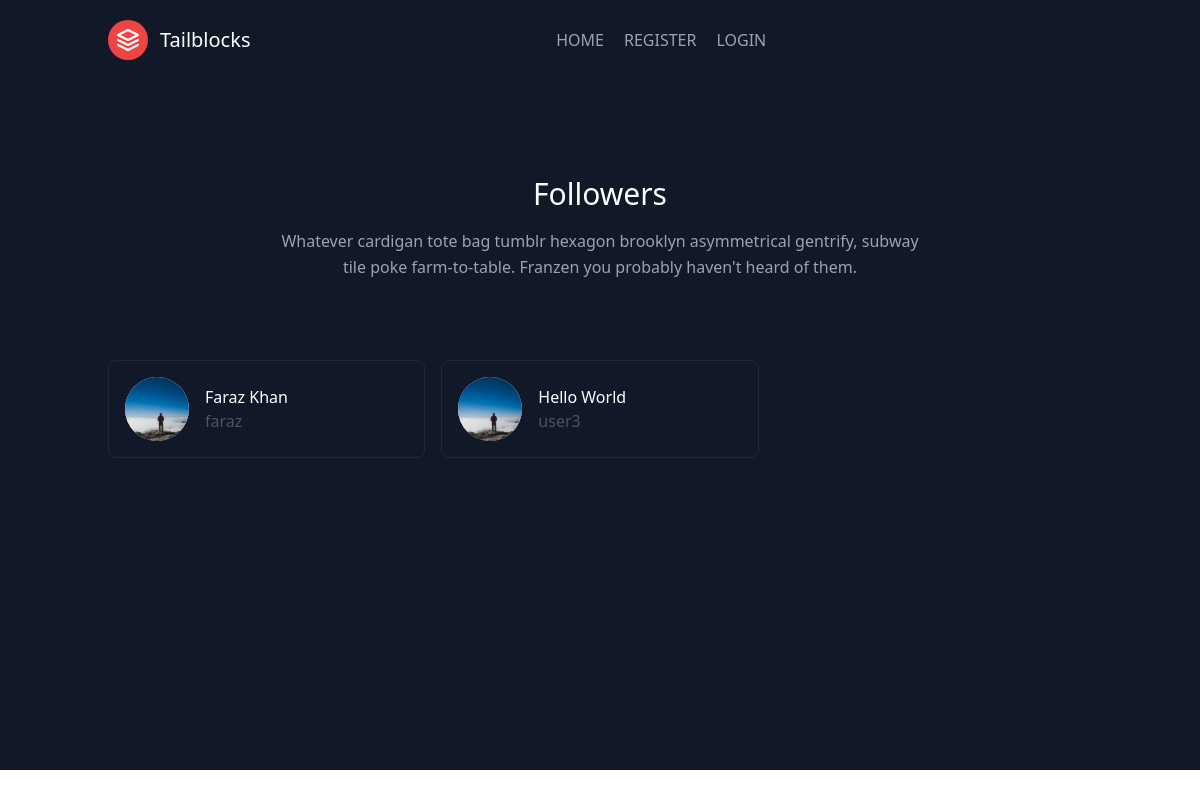
Page /followers/17/26/ on the earlier database version.
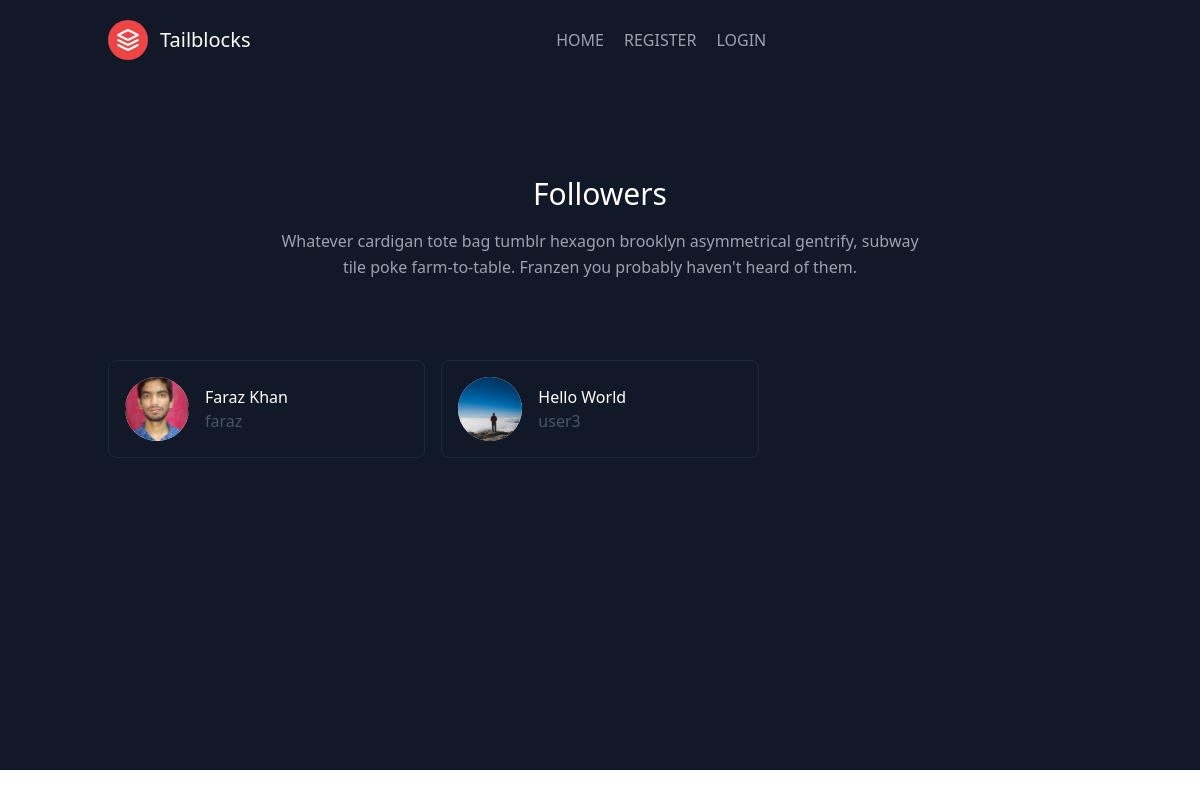
Same page on the later database version.
### src_code/models.py (models this page shows)
class Detail(models.Model):
    user = models.ForeignKey(User, on_delete=models.CASCADE)
    profile_pic = models.ImageField(default='default_pic.jpg', upload_to ='media/% Y/% m/% d/',null=True)
    name = models.CharField(max_length=200, null=True, blank=True)
    followers = models.ManyToManyField(User, related_name='followers', blank=True)
    following = models.ManyToManyField(User, related_name='following', blank=True)
    bool_abuse = models.BooleanField(default=False)
    bool_hate = models.BooleanField(default=False)
    def __str__(self):
        return self.name

### src_code/views.py (the view)
# urls.py: path('followers/<int:pk_of_users>/<int:detail_of_user>/', views.followers, name='followers-page'),
def followers(request, pk_of_users, detail_of_user):
    d = {}
    user_is = User.objects.get(id=detail_of_user)
    detail = Detail.objects.get(pk=pk_of_users)
    for item in detail.followers.all():
        user = Detail.objects.get(user=item)
        d[user] = item
    context = {
        'detail':detail,
        'd':d.items(),
    }
    return render(request, 'src_code/followers.html', context)

### src_code/templates/src_code/followers.html
{% extends 'src_code/basics/base.html' %}
{% block content %}
<section class="text-gray-400 bg-gray-900 body-font">
    <div class="container px-5 py-24 mx-auto">
      <div class="flex flex-col text-center w-full mb-20">
        <h1 class="sm:text-3xl text-2xl font-medium title-font mb-4 text-white">Followers</h1>
        <p class="lg:w-2/3 mx-auto leading-relaxed text-base">Whatever cardigan tote bag tumblr hexagon brooklyn asymmetrical gentrify, subway tile poke farm-to-table. Franzen you probably haven't heard of them.</p>
      </div>
      <div class="flex flex-wrap -m-2">
        {% for key,value in d %}
        <div class="p-2 lg:w-1/3 md:w-1/2 w-full">
          <div class="h-full flex items-center border-gray-800 border p-4 rounded-lg">
            <img alt="team" class="w-16 h-16 bg-gray-100 object-cover object-center flex-shrink-0 rounded-full mr-4" src="{{key.profile_pic.url}}">
            <a href="{% url 'user-page' user_id=value.pk %}"><div class="flex-grow">
              <h2 class="text-white title-font font-medium">{{key}}</h2>
              <p class="text-gray-600">{{value}}</p>
            </div></a>
          </div>
        </div>
        {% endfor %}
      </div>
    </div>
    <br><br><br><br><br><br><br><br><br>
  </section>
{% endblock content %}

### src_code/templates/src_code/basics/base.html (shortened to what this page needs)
<!doctype html>
<html>
<head>
  <link href="https://unpkg.com/tailwindcss@^2/dist/tailwind.min.css" rel="stylesheet">
  <link rel="stylesheet" href="https://cdnjs.cloudflare.com/ajax/libs/font-awesome/5.15.3/css/all.min.css" />
</head>
<body>
    {% include 'src_code/basics/navbar.html' %}
    {% block content %}
    {% endblock content %}
</body>
</html>

### src_code/templates/src_code/basics/navbar.html (shortened to what this page needs)
<header class="text-gray-400 bg-gray-900 body-font">
    <div class="container mx-auto flex flex-wrap p-5 flex-col md:flex-row items-center">
      <a class="flex title-font font-medium items-center text-white mb-4 md:mb-0">
        <svg xmlns="http://www.w3.org/2000/svg" fill="none" stroke="currentColor" stroke-linecap="round" stroke-linejoin="round" stroke-width="2" class="w-10 h-10 text-white p-2 bg-red-500 rounded-full" viewBox="0 0 24 24">
          <path d="M12 2L2 7l10 5 10-5-10-5zM2 17l10 5 10-5M2 12l10 5 10-5"></path>
        </svg>
        <span class="ml-3 text-xl">Tailblocks</span>
      </a>
      <nav class="md:ml-auto md:mr-auto flex flex-wrap items-center text-base justify-center">
        <a href="{% url 'home-page' %}" class="mr-5 hover:text-white">HOME </a>
        {%  if request.user.is_authenticated %}
        <a href="" class="mr-5 hover:text-white">Chats</a>
        {% else %}
        <a href="{% url 'register-page' %}" class="mr-5 hover:text-white">REGISTER</a>
        <a href="{% url 'login-page' %}" class="mr-5 hover:text-white">LOGIN</a>
        {% endif %}
      </nav>
    </div>
  </header>

Differences in the rows shown:
changed Detail "Faraz Khan": profile_pic: picture added in place of a placeholder
